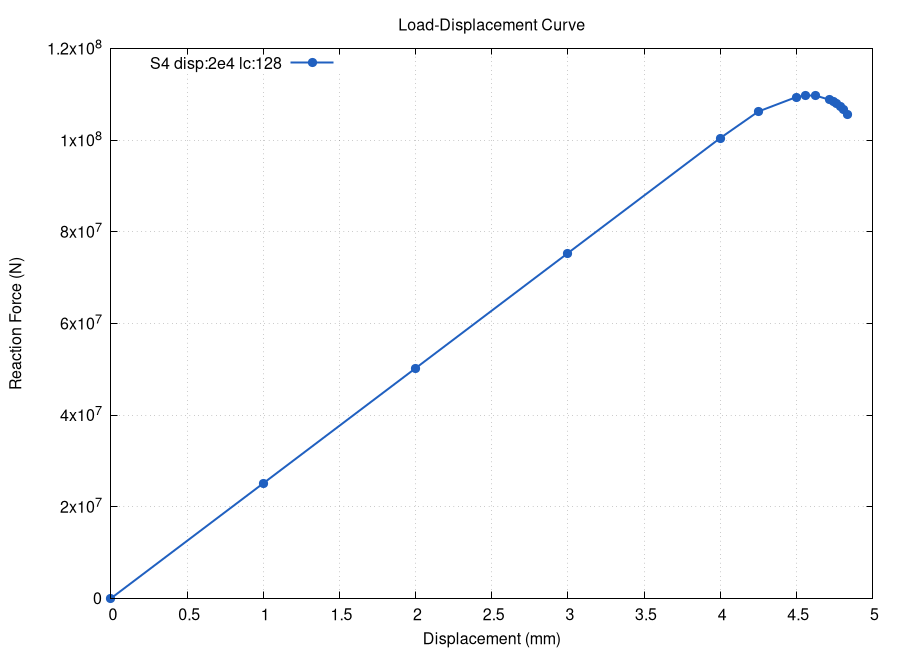

Source code (gnuplot):
set terminal pngcairo size 900,650 enhanced font 'Arial,12'
set output 'graph_S4_2e4_128.png'
set xlabel 'Displacement (mm)'
set ylabel 'Reaction Force (N)'
set title 'Load-Displacement Curve'
set grid
set key top left

plot \
    'S4_2e4_128.dat'    using 2:(-$4) with linespoints pt 7 ps 1.2 lw 2 lc rgb '#2060c0' title 'S4 disp:2e4 lc:128'
    
